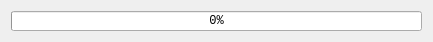
<?xml version="1.0" encoding="UTF-8"?>
<ui version="4.0">
 <class>Form</class>
 <widget class="QWidget" name="Form">
  <property name="geometry">
   <rect>
    <x>0</x>
    <y>0</y>
    <width>433</width>
    <height>40</height>
   </rect>
  </property>
  <property name="font">
   <font>
    <family>Courier New</family>
   </font>
  </property>
  <property name="windowTitle">
   <string>Progress</string>
  </property>
  <layout class="QVBoxLayout" name="verticalLayout_2">
   <item>
    <layout class="QVBoxLayout" name="verticalLayout">
     <item>
      <widget class="QProgressBar" name="progressBar">
       <property name="maximumSize">
        <size>
         <width>16777215</width>
         <height>20</height>
        </size>
       </property>
       <property name="value">
        <number>0</number>
       </property>
       <property name="alignment">
        <set>Qt::AlignCenter</set>
       </property>
       <property name="textVisible">
        <bool>true</bool>
       </property>
      </widget>
     </item>
    </layout>
   </item>
  </layout>
 </widget>
 <resources/>
 <connections/>
</ui>
